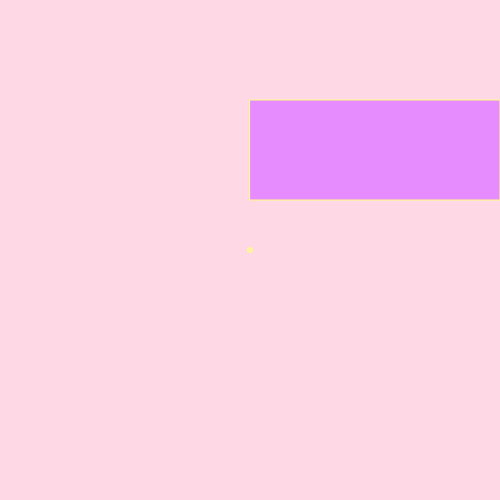
Frame 1 (no input)
Frame 60 (no input): identical to frame 1, image omitted
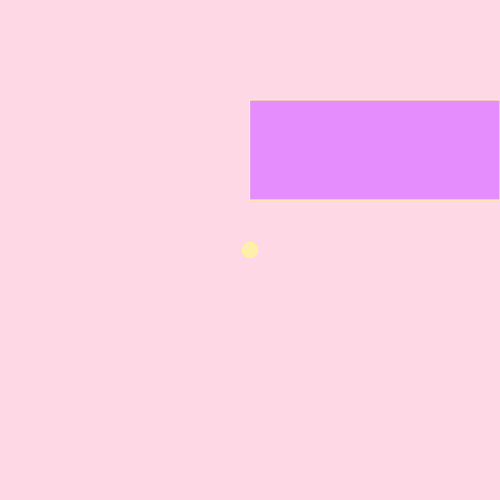
Frame 120 (the mouse pressed at the canvas centre since frame 60)

The p5.js sketch that drew these frames (run headless with seeded random() and noise() and a simulated clock; from frame 60 on, the mouse is pressed at the canvas centre):

// p5.js sketch
// ── sketch.js
var circ1=5;
	seethru=255;
//The setup function only happens once
function setup() {
	createCanvas(500, 500); //create a 500px X 500px canvas
}

//The draw function happens over and over again
function draw() {
  background(255,216,230); //an RGB color for the canvas' background
  //circle
  stroke(255,255,127) // an RGB color for the circle's border
  fill(255,255,127,150); // an RGB color for the inside of the circle (the last number refers to transparency (min. 0, max. 255))
  ellipse(width/2,height/2,circ1,circ1); // center of canvas, 20px dia
  fill(230,140,255,seethru);
  rect(250,100,250,100);
  
  
}

	function mousePressed(){
		if (circ1>200){
			circ1=5;
		}else{
			circ1=circ1+10;
		}

		if (seethru<0)
			{seethru=255;
			}else{
			seethru=seethru-5;}
		
	}


// ── hometown.html
<!DOCTYPE html>
<html>
<head>
	<title>Skippy's Home</title>
	<link rel="stylesheet" type="text/css" href="styles.css">
</head>
<body>
	<h1>Skippy lives by the sea in a ramshackle clapboard house.</h1>
	<img src="images/newfoundland.jpg" alt="newfoundland" width="600px">
	<a href="https://www.flickr.com/photos/36121888@N08/4118270096">"St. John's Newfoundland" by natalielucier is licensed under CC BY 2.0</a>
	<br>
	<a href="index.html">Home</a>
</body>
</html>
// ── styles.css
body{background-color: #DCFD23;}
h1{font-family: Helvetica; font-size: 45px; color: #FD23CC; text-align: center;}
p{font-family: Helvetica; font-size: 26px; color: green;}
a{font-family: Helvetica; font-size: 26px; color: green; text-decoration: none;}
a:hover{color: #23FAFD; font-family: Times New Roman;}
a:active{color: white;}
img{border-width:10px; border-style: dotted; border-color: red;}
